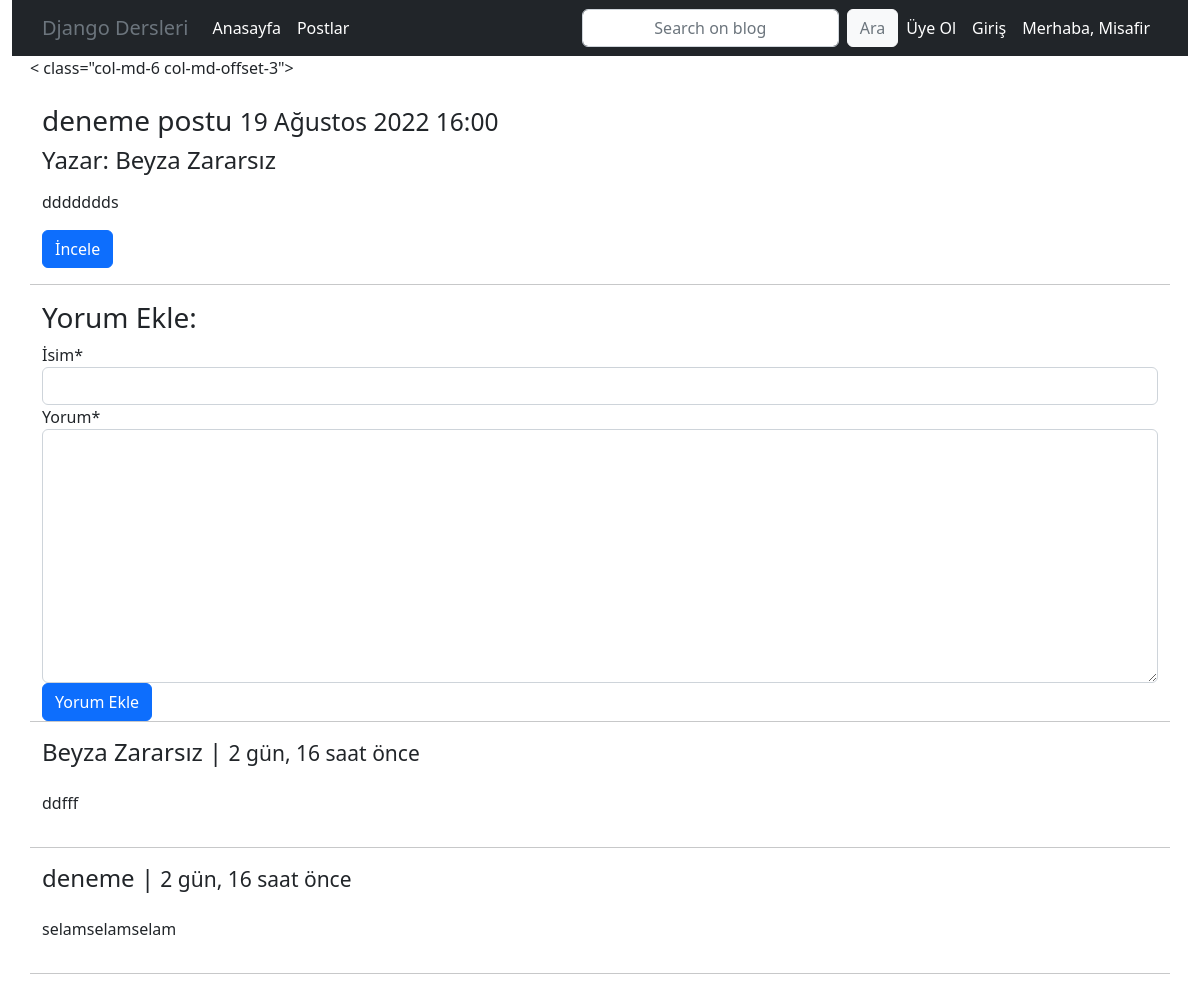
/post/deneme-postu/detail/, run on the app's committed database.
### post/models.py (models this page shows, shortened)
class Post(models.Model):
    user = models.ForeignKey('auth.User', on_delete=models.CASCADE, verbose_name='Yazar', related_name='posts')
    title = models.CharField(max_length=120, verbose_name='Başlık')
    content = RichTextField(verbose_name='İçerik')
    publishing_date = models.DateTimeField(verbose_name='yayınlanma_tarihi', auto_now_add=True)
    image = models.ImageField(null=True, blank=True)
    slug = models.SlugField(unique=True, editable=False, max_length=130)
    def get_absolute_url(self):
        return reverse('post:detail', kwargs={'slug': self.slug})
    class Meta:
        ordering = ['-publishing_date', 'id']

class Comment(models.Model):
    post = models.ForeignKey('post.Post', related_name='comments', on_delete=models.CASCADE)
    name = models.CharField(max_length=200, verbose_name='İsim')
    content = models.TextField(verbose_name='Yorum')
    created_date = models.DateTimeField(auto_now_add=True)

### post/views.py (the view)
# urls.py: url(r'^(?P<slug>[\w-]+)/detail/$', post_detail, name='detail'),
def post_detail(request, slug):
    post = get_object_or_404(Post, slug=slug)
    form = CommentForm(request.POST or None)
    if form.is_valid():
        comment = form.save(commit=False)
        comment.post = post
        comment.save()
        return HttpResponseRedirect(post.get_absolute_url())
    context = {
        'post': post,
        'form': form,
    }
    return render(request, 'post/detail.html', context)

### post/forms.py
class CommentForm(forms.ModelForm):
    class Meta:
        model = Comment
        fields = ['name', 'content']

### templates/post/detail.html (shortened to what this page needs)
{% extends 'base.html' %}
{% block body %}
    <div class="container">
        <div class="row">
            < class="col-md-6 col-md-offset-3">
                <div class="thumbnail">
                    <h3>{{ post.title }} <small> {{ post.publishing_date }} </small></h3>
                    <h4>Yazar: {{ post.user.get_full_name }}</h4>
                    <p>{{ post.content|safe|linebreaks }}</p>
                    <p><a href="{{ post.get_absolute_url }}" class="btn btn-primary" role="Button">İncele</a>
                    </p>
                </div>
                <br><br><hr>
                <h3>Yorum Ekle:</h3>
                {% include 'post/comment.html' %}
                <hr>
                {% for comment in post.comments.all %}
                    <h4>{{ comment.name }} | <small>{{ comment.created_date | timesince }} önce</small></h4>
                    <p>{{ comment.content | linebreaks}}</p>
                    <hr>
                {% endfor %}
            </div>
        </div>
{% endblock %}

### data on the page
Post: title "deneme postu", publishing_date "19 Ağustos 2022 16:00", user.get_full_name "Beyza Zararsız", content "ddddddds"
Comment: name "Beyza Zararsız", created_date "2 gün, 16 saat", content "ddfff"
Comment: name "deneme", created_date "2 gün, 16 saat", content "selamselamselam"
